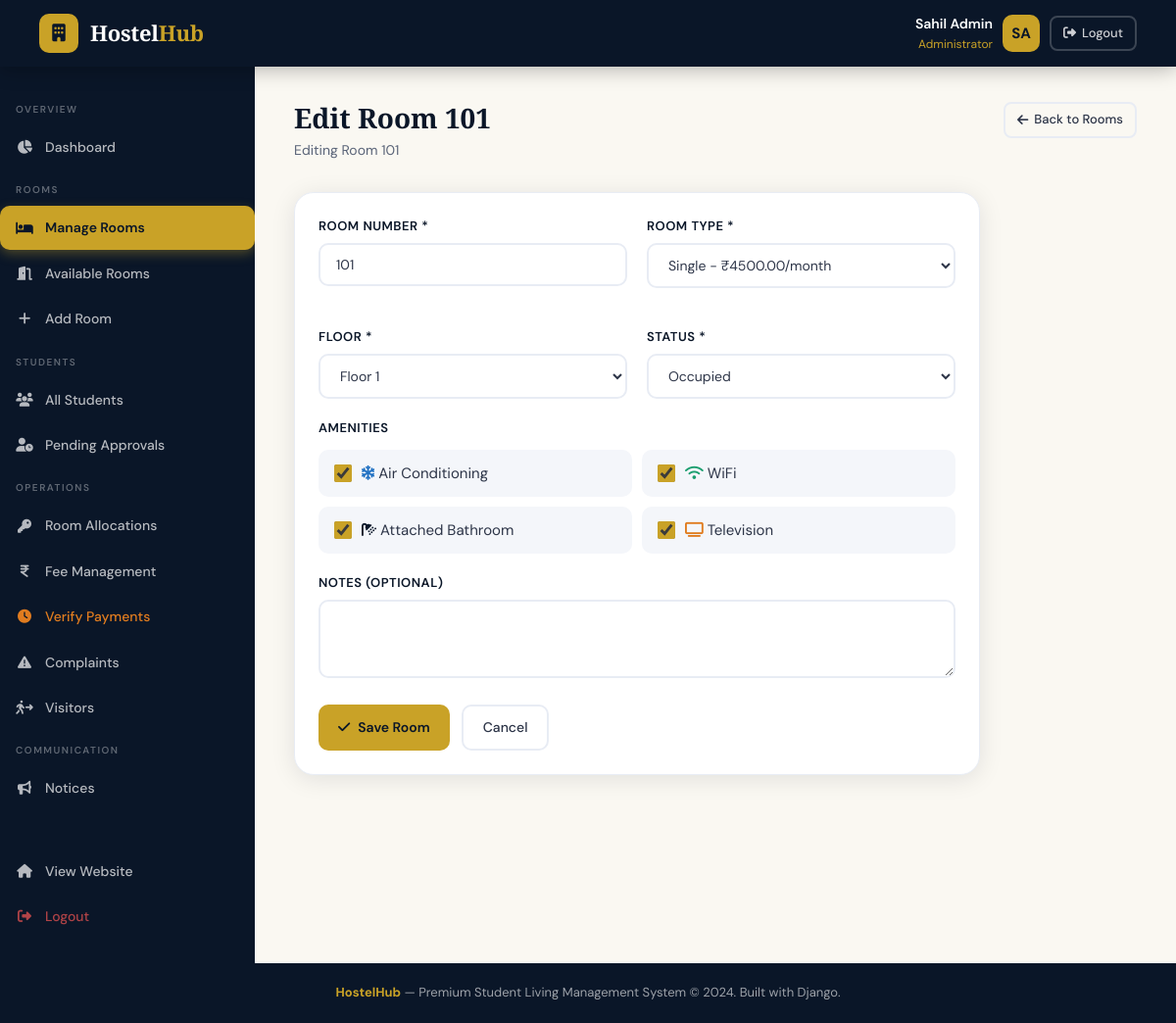
The page /admin-panel/rooms/1/edit/ (signed in) on the database its author committed.
### hostel_app/models.py (models this page shows, shortened)
class Room(models.Model):
    STATUS_CHOICES = [
        ('available', 'Available'),
        ('occupied', 'Occupied'),
        ('maintenance', 'Under Maintenance'),
        ('reserved', 'Reserved'),
    ]
    FLOOR_CHOICES = [(i, f'Floor {i}') for i in range(0, 11)]
    room_number = models.CharField(max_length=10, unique=True)
    room_type = models.ForeignKey(RoomType, on_delete=models.CASCADE, related_name='rooms')
    floor = models.IntegerField(choices=FLOOR_CHOICES, default=1)
    status = models.CharField(max_length=15, choices=STATUS_CHOICES, default='available')
    current_occupancy = models.IntegerField(default=0)
    has_ac = models.BooleanField(default=False)
    has_attached_bathroom = models.BooleanField(default=False)
    has_wifi = models.BooleanField(default=True)
    has_tv = models.BooleanField(default=False)
    notes = models.TextField(blank=True)
    created_at = models.DateTimeField(auto_now_add=True)
    updated_at = models.DateTimeField(auto_now=True)

### hostel_app/views.py (the view)
# urls.py: path('admin-panel/rooms/<int:pk>/edit/', views.edit_room, name='edit_room'),
@login_required
@user_passes_test(is_admin)
def edit_room(request, pk):
    room = get_object_or_404(Room, pk=pk)
    if request.method == 'POST':
        form = RoomForm(request.POST, instance=room)
        if form.is_valid():
            form.save()
            messages.success(request, f'Room {room.room_number} updated successfully!')
            return redirect('manage_rooms')
    else:
        form = RoomForm(instance=room)
    return render(request, 'hostel_app/admin/room_form.html', {'form': form, 'title': f'Edit Room {room.room_number}', 'room': room})

### hostel_app/forms.py
class RoomForm(forms.ModelForm):
    class Meta:
        model = Room
        fields = ['room_number', 'room_type', 'floor', 'status', 'has_ac', 'has_attached_bathroom', 'has_wifi', 'has_tv', 'notes']
        widgets = {
            'notes': forms.Textarea(attrs={'rows': 3}),
        }
    def __init__(self, *args, **kwargs):
        super().__init__(*args, **kwargs)
        for field in self.fields.values():
            if not isinstance(field.widget, forms.CheckboxInput):
                field.widget.attrs['class'] = 'form-control'

### hostel_app/models.py (called while the page is built)
    def __str__(self):
        return f"{self.name} - ₹{self.price_per_month}/month"

### hostel_app/views.py (called while the page is built)
def is_admin(user):
    return user.is_staff or user.is_superuser

### hostel_app/templates/hostel_app/admin/room_form.html (shortened to what this page needs)
{% extends 'hostel_app/admin/base_admin.html' %}
{% block admin_content %}
<div class="page-header fade-in">
    <div>
        <div class="page-title">{{ title }}</div>
        <div class="page-subtitle">{% if room %}Editing Room {{ room.room_number }}{% else %}Fill in all the required details{% endif %}</div>
    </div>
    <a href="{% url 'manage_rooms' %}" class="btn btn-outline btn-sm"><i class="fa-solid fa-arrow-left"></i> Back to Rooms</a>
</div>
<div class="card fade-in fade-in-delay-1" style="max-width:700px;">
    <div class="card-body">
        <form method="post">
            <div class="form-grid">
                <div class="form-group">
                    <label class="form-label">Room Number *</label>
                    {{ form.room_number }}
                </div>
                <div class="form-group">
                    <label class="form-label">Room Type *</label>
                    {{ form.room_type }}
                </div>
                <div class="form-group">
                    <label class="form-label">Floor *</label>
                    {{ form.floor }}
                </div>
                <div class="form-group">
                    <label class="form-label">Status *</label>
                    {{ form.status }}
                </div>
            </div>
            <div style="margin-bottom:20px;">
                <label class="form-label" style="margin-bottom:12px;">Amenities</label>
                <div style="display:grid;grid-template-columns:repeat(2,1fr);gap:10px;">
                    <label class="form-check">
                        {{ form.has_ac }}
                        <span><i class="fa-solid fa-snowflake" style="color:var(--info);"></i> Air Conditioning</span>
                    </label>
                    <label class="form-check">
                        {{ form.has_wifi }}
                        <span><i class="fa-solid fa-wifi" style="color:var(--success);"></i> WiFi</span>
                    </label>
                    <label class="form-check">
                        {{ form.has_attached_bathroom }}
                        <span><i class="fa-solid fa-shower" style="color:var(--navy);"></i> Attached Bathroom</span>
                    </label>
                    <label class="form-check">
                        {{ form.has_tv }}
                        <span><i class="fa-solid fa-tv" style="color:var(--warning);"></i> Television</span>
                    </label>
                </div>
            </div>
            <div class="form-group">
                <label class="form-label">Notes (Optional)</label>
                {{ form.notes }}
            </div>
            <div style="display:flex;gap:12px;">
                <button type="submit" class="btn btn-gold"><i class="fa-solid fa-check"></i> Save Room</button>
                <a href="{% url 'manage_rooms' %}" class="btn btn-outline">Cancel</a>
            </div>
        </form>
    </div>
</div>
{% endblock %}

### hostel_app/templates/hostel_app/base.html (shortened to what this page needs)
<!DOCTYPE html>
<html lang="en">
<head>
    <link rel="stylesheet" href="https://cdnjs.cloudflare.com/ajax/libs/font-awesome/6.5.0/css/all.min.css">
</head>
<body>
<nav class="navbar">
    <a href="{% url 'home' %}" class="navbar-brand">
        <div class="brand-icon"><i class="fa-solid fa-building"></i></div>
        <span class="brand-text">Hostel<span>Hub</span></span>
    </a>
    {% if user.is_authenticated %}
        <div class="user-menu">
            <div class="user-info">
                <div class="user-name">{{ user.get_full_name|default:user.username }}</div>
                <div class="user-role">{% if user.is_staff %}Administrator{% else %}Student{% endif %}</div>
            </div>
            <div class="avatar">{{ user.first_name|first|upper }}{{ user.last_name|first|upper }}</div>
            <a href="{% url 'logout' %}" class="btn btn-outline btn-sm" style="border-color:rgba(255,255,255,0.2);color:rgba(255,255,255,0.8);">
                <i class="fa-solid fa-right-from-bracket"></i> Logout
            </a>
        </div>
    {% else %}
        <div class="navbar-actions">
            <a href="{% url 'login' %}" class="btn btn-outline btn-sm" style="border-color:rgba(255,255,255,0.25);color:rgba(255,255,255,0.8);">Login</a>
            <a href="{% url 'register' %}" class="btn btn-gold btn-sm">Register</a>
        </div>
    {% endif %}
</nav>
{% block body %}{% endblock %}
<footer>
    <strong>HostelHub</strong> — Premium Student Living Management System &copy; 2024. Built with Django.
</footer>
</body>
</html>

### hostel_app/templates/hostel_app/base.html (style rules this page uses)
:root { --navy: #0a1628; --navy-mid: #122040; --navy-light: #1a2f55; --gold: #c9a227; --gold-light: #e8c84a; --gold-pale: #f5e6a3; --cream: #faf8f2; --white: #ffffff; --gray-100: #f4f6fa; --gray-200: #e8ecf4; --gray-400: #9ba4b8; --gray-600: #5a6478; --gray-800: #2d3548; --success: #1a9e6e; --danger: #d94f4f; --warning: #e07c1f; --info: #2272c3; --radius: 12px; --radius-lg: 20px; --shadow: 0 4px 24px rgba(10,22,40,0.10); --shadow-lg: 0 8px 40px rgba(10,22,40,0.18); --transition: all 0.28s cubic-bezier(0.4,0,0.2,1); }
* { margin: 0; padding: 0; box-sizing: border-box; }
body { font-family: 'DM Sans', sans-serif; background: var(--cream); color: var(--gray-800); min-height: 100vh; font-size: 15px; line-height: 1.6; }
.navbar { background: var(--navy); padding: 0 40px; display: flex; align-items: center; justify-content: space-between; height: 68px; position: sticky; top: 0; z-index: 1000; box-shadow: 0 2px 20px rgba(0,0,0,0.3); }
.navbar-brand { display: flex; align-items: center; gap: 12px; text-decoration: none; }
.brand-icon { width: 40px; height: 40px; background: var(--gold); border-radius: 10px; display: flex; align-items: center; justify-content: center; font-size: 18px; color: var(--navy); }
.brand-text { font-family: 'Playfair Display', serif; font-size: 22px; font-weight: 800; color: var(--white); letter-spacing: -0.3px; }
.brand-text span { color: var(--gold); }
.page-header { display: flex; align-items: flex-start; justify-content: space-between; margin-bottom: 32px; gap: 16px; }
.page-title { font-family: 'Playfair Display', serif; font-size: 28px; font-weight: 700; color: var(--navy); line-height: 1.2; }
.page-subtitle { color: var(--gray-600); font-size: 14px; margin-top: 4px; }
.card { background: var(--white); border-radius: var(--radius-lg); box-shadow: var(--shadow); border: 1px solid var(--gray-200); overflow: hidden; }
.card-body { padding: 24px; }
.btn { display: inline-flex; align-items: center; gap: 8px; padding: 10px 20px; border-radius: 10px; font-size: 14px; font-weight: 500; cursor: pointer; border: none; text-decoration: none; transition: var(--transition); font-family: 'DM Sans', sans-serif; }
.btn-gold { background: var(--gold); color: var(--navy); font-weight: 600; }
.btn-outline { background: transparent; border: 2px solid var(--gray-200); color: var(--gray-800); }
.btn-sm { padding: 6px 12px; font-size: 13px; border-radius: 8px; gap: 6px; }
.form-control { width: 100%; padding: 11px 16px; border: 2px solid var(--gray-200); border-radius: 10px; font-size: 14px; font-family: 'DM Sans', sans-serif; color: var(--gray-800); background: var(--white); transition: var(--transition); outline: none; }
.form-label { display: block; font-size: 13px; font-weight: 600; color: var(--navy); margin-bottom: 6px; text-transform: uppercase; letter-spacing: 0.5px; }
.form-group { margin-bottom: 20px; }
.form-grid { display: grid; grid-template-columns: repeat(2, 1fr); gap: 20px; }
.form-check { display: flex; align-items: center; gap: 10px; padding: 12px 16px; background: var(--gray-100); border-radius: 10px; cursor: pointer; }
.form-check input { width: 18px; height: 18px; accent-color: var(--gold); }
.avatar { width: 38px; height: 38px; background: var(--gold); border-radius: 10px; display: flex; align-items: center; justify-content: center; font-weight: 700; color: var(--navy); font-size: 15px; }
.user-menu { display: flex; align-items: center; gap: 10px; cursor: pointer; }
.user-info { text-align: right; }
.user-name { font-size: 14px; font-weight: 600; color: var(--white); }
.user-role { font-size: 12px; color: var(--gold); }
footer { background: var(--navy); color: rgba(255,255,255,0.6); text-align: center; padding: 20px; font-size: 13px; margin-top: auto; }
footer strong { color: var(--gold); }
.fade-in { animation: fadeInUp 0.4s ease both; }
.fade-in-delay-1 { animation-delay: 0.1s; }

### rows shown on the page
Room: room_number "101", room_type "Single - ₹4500.00/month", floor "Floor 1", status "Occupied", has_ac "☑", has_wifi "☑", has_attached_bathroom "☑", has_tv "☑"

### other values the page prints
{{ user.get_full_name|default:user.username }} "Sahil Admin"
{{ user.first_name|first|upper }} "S"
{{ user.last_name|first|upper }} "A"
{{ title }} "Edit Room 101"
